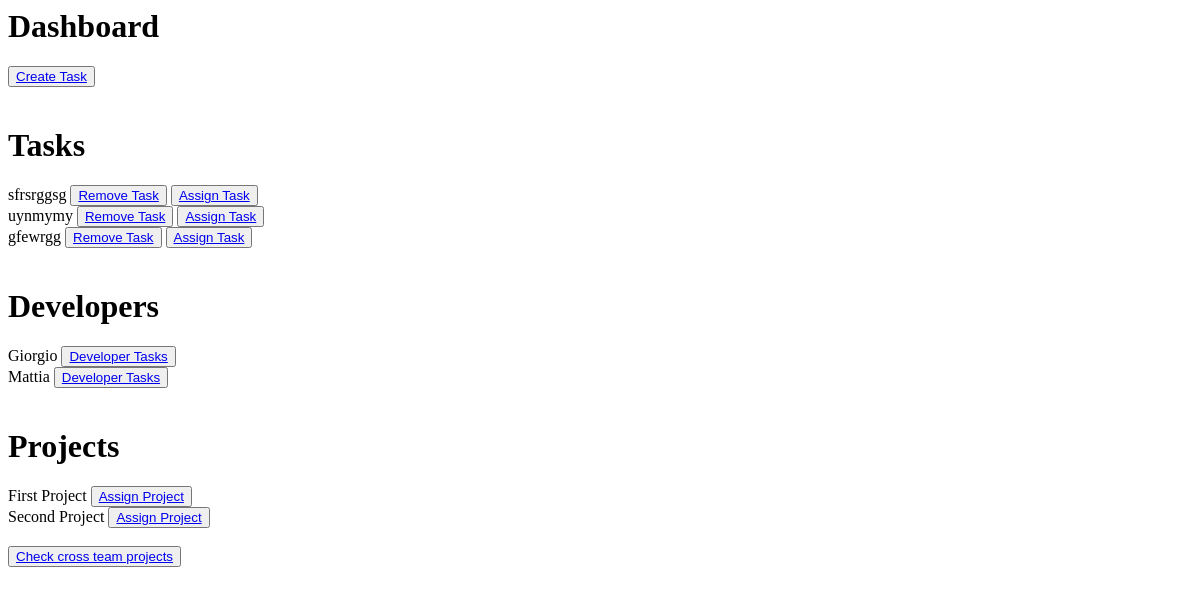
Page /dashboard/ on the earlier database version.
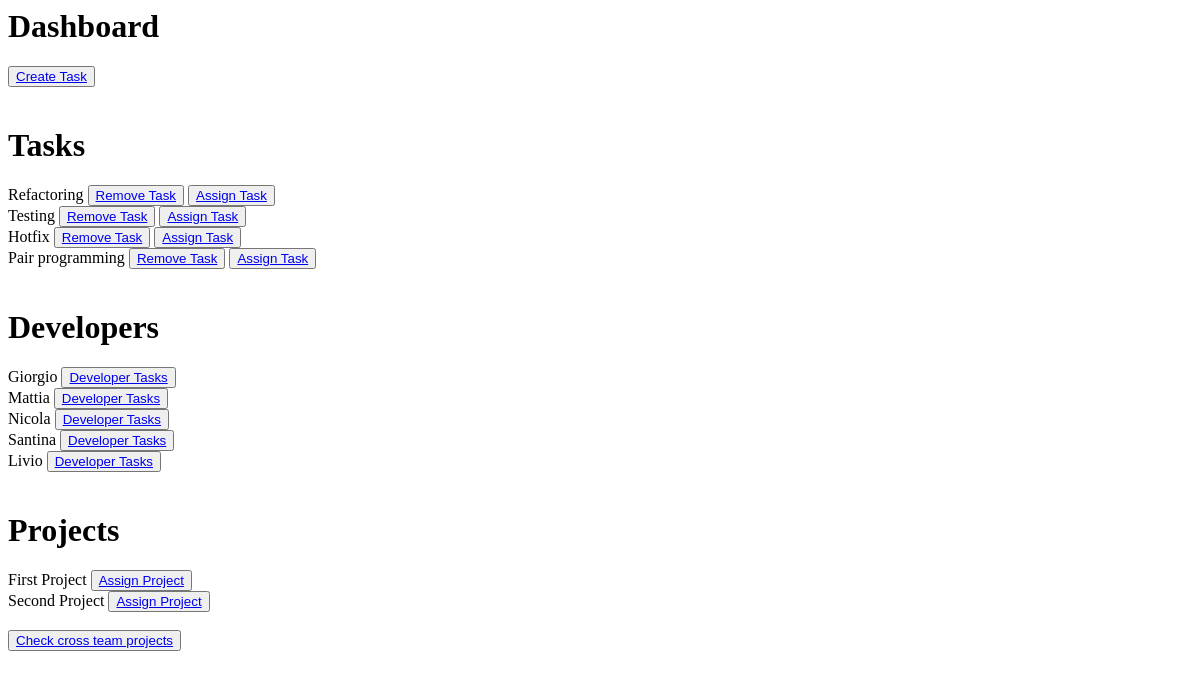
Same page on the later database version.
### ticketApp/models.py (models this page shows, shortened)
class Task(models.Model):
    WAITING = 'waiting'
    PROCESSING = 'processing'
    COMPLETED = 'completed'
    STATUS_CHOICES = [
        (WAITING, 'waiting'),
        (PROCESSING, 'processing'),
        (COMPLETED, 'completed'),
    ]
    title = models.CharField(max_length=30, null=True, blank=True)
    description = models.TextField()
    status = models.CharField(choices=STATUS_CHOICES, max_length=50, default=WAITING)
    deadline = models.DateField()
    created_by = models.ForeignKey(Employee, on_delete=models.CASCADE, limit_choices_to={'role': Employee.PM})
    assigned_to = models.ManyToManyField(Employee, related_name="devs", limit_choices_to={'role': Employee.DEV})
    def __str__(self):
        return self.title

class Employee(models.Model):
    CEO = 'CEO'
    PM = 'PM'
    DEV = 'DEV'
    ROLE_CHOICES = [
        (CEO, 'Chief Executive Officer'),
        (PM, 'Project Manager'),
        (DEV, 'Developer'),
    ]
    name_employee = models.CharField(max_length=100)
    phone_number = models.TextField()
    role = models.CharField(choices=ROLE_CHOICES, max_length=30)
    def __str__(self):
        return self.name_employee

class Project(models.Model):
    name = models.CharField(max_length=20)
    assigned_to = models.ManyToManyField(Employee, related_name="pm", limit_choices_to={'role': Employee.PM})
    def __str__(self):
        return self.name

### ticketApp/views.py (the view)
# urls.py: path('dashboard/', views.Dashboard.as_view(), name="dashboard"),
class Dashboard(View):
    manager_employees = ManagerEmployees()
    manager_projects = ManagerProjects()
    manager_tasks = ManagerTasks()
    def get(self, request):
        developers = self.manager_employees.get_employees_by_role('DEV')
        projects = self.manager_projects.projects
        tasks_to_assign = self.manager_tasks.get_assignable_tasks()
        context={
            "projects": projects,
            "tasks_to_assign": tasks_to_assign,
            "developers": developers}
        return render(request, "dashboard.html", context)

### ticketApp/manager_employees.py (called while the page is built)
    def get_employees_by_role(self, role_to_filter : str) -> QuerySet[Employee]:
        employees_with_role = self.employees.filter(role = role_to_filter)
        return employees_with_role

### ticketApp/manager_tasks.py (called while the page is built)
    def get_assignable_tasks(self) -> QuerySet[Task]:
        assignable_tasks = self.tasks.filter(Q(status = 'processing') | Q(status = 'waiting'))
        return assignable_tasks

### ticketApp/templates/dashboard.html (shortened to what this page needs)
{% load static %}
<h1>Dashboard</h1>
<button><a href="{% url 'create_task' %}">Create Task</a></button>
    <h1>Tasks</h1>
    {% for task in tasks_to_assign %}
        {{task}}
        <button><a href="{% url 'remove_task' task.pk %}">Remove Task</a></button>
        <button><a href="{% url 'assign_task' task.pk %}">Assign Task</a></button> <br>
    {% endfor %}
<h1>Developers</h1>
<div>
    {% for dev in developers %}
        {{dev}}
        <button><a href="{% url 'processing_task' dev.pk %}">Developer Tasks</a></button>
        <br>
    {% endfor %}
</div>
<h1>Projects</h1>
<div>
    {% for project in projects %}
        {{project}}
        <button><a href="{% url 'assign_project' project.pk %}">Assign Project</a></button>
        <br>
    {% endfor %}
</div>
<button><a href="{% url 'cross_team_projects' %}">Check cross team projects</a></button>

Differences in the rows shown:
removed Task: title "sfrsrggsg"
removed Task: title "uynmymy"
removed Task: title "gfewrgg"
added Task: title "Refactoring"
added Task: title "Testing"
added Task: title "Hotfix"
added Task: title "Pair programming"
added Employee: name_employee "Nicola"
added Employee: name_employee "Santina"
added Employee: name_employee "Livio"
